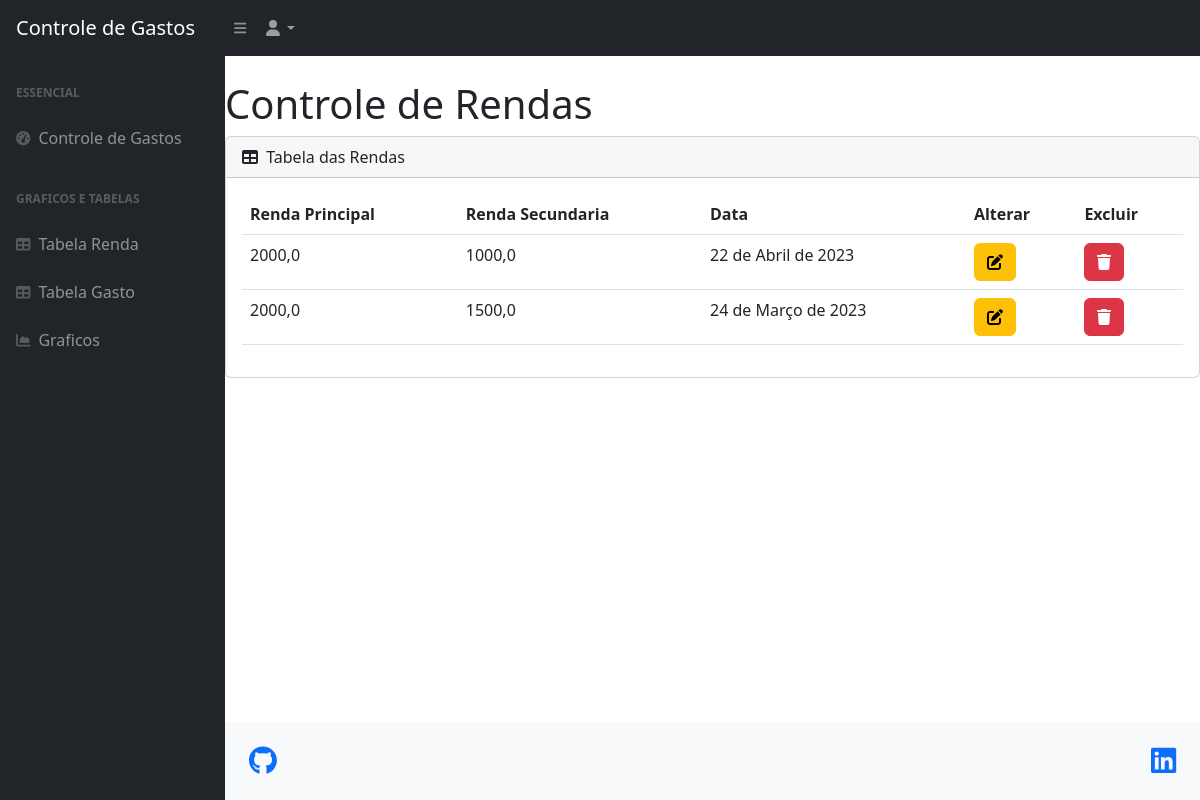
/tabela_renda/ (signed in), run on the app's committed database.
### app_core/models.py (models this page shows, shortened)
class Rendas(models.Model):
    renda_principal = models.FloatField()
    renda_secundaria = models.FloatField(default=0)
    data = models.DateField(default=datetime.today())
    usuario = models.ForeignKey(Usuario, on_delete=models.CASCADE)
    class Meta:
        verbose_name = 'Renda'
        verbose_name_plural = 'Rendas'

### app_core/views.py (the view)
# urls.py: path('tabela_renda/', views.tabela_renda, name='tabela_renda'),
def tabela_renda(request):
    rendas = Rendas.objects.filter(usuario=request.session['usuario'])
    return render(request, 'tables/table_renda.html', {'rendas': rendas})

### app_core/templates/tables/table_renda.html
{% extends 'base.html' %}
{% block 'class_body' %}class="sb-nav-fixed"{% endblock 'class_body' %}
{% block 'conteudo' %}
    {% include 'menu.html' %}
        <div id="layoutSidenav">
            {% include 'lateral_menu.html' %}
            <div id="layoutSidenav_content">
                <h1 class="mt-4">Controle de Rendas</h1>
                {% include 'tables/tb_renda.html' %}
                {% include 'footer.html' %}
            </div>
        </div>
{% endblock 'conteudo' %}

### app_core/templates/tables/tb_renda.html
<div class="card mb-4">
    <div class="card-header">
        <i class="fas fa-table me-1"></i>
        Tabela das Rendas
    </div>
    <div class="card-body">
        <table class="table" id="table-renda">
            <thead>
                <tr>
                    <th scope="col">Renda Principal</th>
                    <th scope="col">Renda Secundaria</th>
                    <th scope="col">Data</th>
                    <th scope="col">Alterar</th>
                    <th scope="col">Excluir</th>
                </tr>
            </thead>
            <tbody>
                {% for renda in rendas %}
                    <tr>
                        <td> {{ renda.renda_principal }} </td>
                        <td> {{ renda.renda_secundaria }} </td>
                        <td> {{ renda.data }} </td>
                        <td><a href="{% url 'ver_renda' renda.id %}" class="btn btn-warning"><i class="fa-solid fa-pen-to-square"></i></a></td>
                        <td><a href="{% url 'excluir_renda' renda.id %}" class="btn btn-danger"><i class="fa-solid fa-trash"></i></a></td>
                    </tr>
                {% endfor %}
            </tbody>
        </table>
    </div>
</div>

### data on the page
Rendas: renda_principal "2000,0", renda_secundaria "1000,0", data "22 de Abril de 2023"
Rendas: renda_principal "2000,0", renda_secundaria "1500,0", data "24 de Março de 2023"
